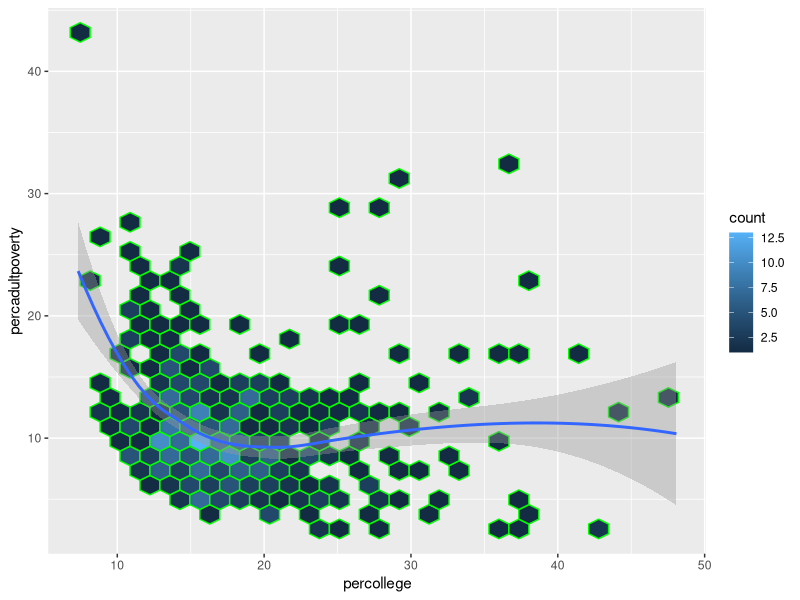
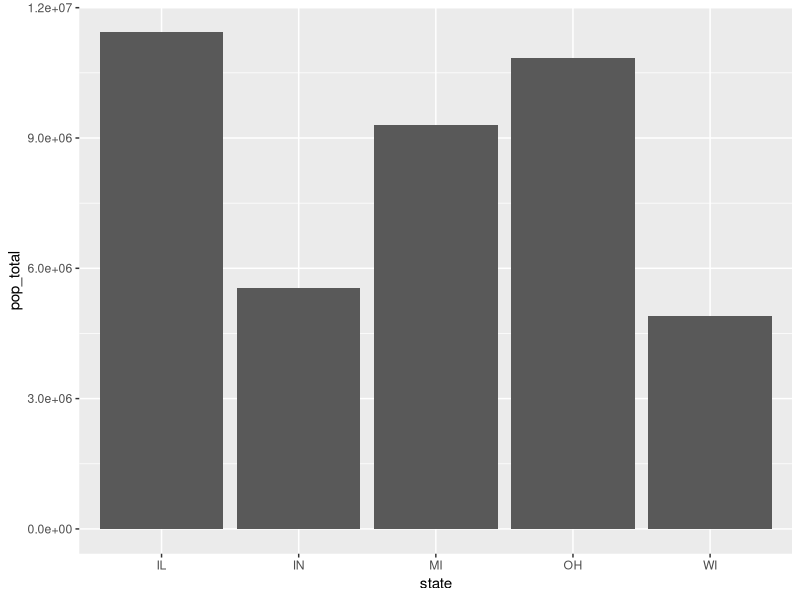
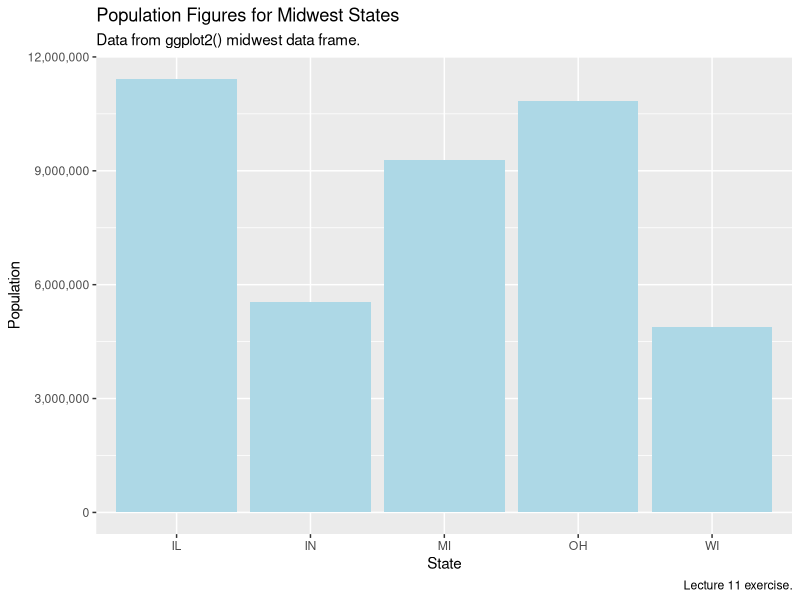

The R script that drew these images, in order:
## ---- chunk 1
knitr::opts_chunk$set(echo = FALSE)
library(tidyverse)
## ---- chunk 2
summary(cars)
## ---- chunk 3
#dot plot of percollege vs peradultpoverty showing the trend line
plot <- ggplot(data = midwest) +
  geom_hex(mapping = aes(
    x = percollege,
    y = percadultpoverty
  ), color = "green") +
    geom_smooth(mapping = aes(
      x = percollege,
      y = percadultpoverty
    ))
plot


#creating an aesthetic mapping for x and y-axis
point_mapping <- aes(x = midwest$percollege, y = midwest$percadultpoverty)
point_mapping

#using aestheric mapping to create points 
points <- geom_point(mapping = point_mapping)

# adds points to the plot
plot <- plot + points


#wrangling data
by_state <- midwest %>% 
  group_by(state) %>% 
  summarize(pop_total = sum(poptotal))
by_state

#bar chart
plot <- ggplot(data = by_state) +
  geom_col(
    mapping = aes(
    x = state,
    y = pop_total
  ))
plot

#making the chart blue
plot3 <- ggplot(data = by_state) +
  geom_col(
    mapping = aes(
    x = state,
    y = pop_total
  ),
fill = "lightblue"
) + 
  scale_y_continuous(labels = scales :: comma) +
  labs(
    x = "State",
    y = "Population",
    title = "Population Figures for Midwest States",
    subtitle = "Data from ggplot2() midwest data frame.",
    caption = "Lecture 11 exercise.",
    alt = "Population Figures for Midwest Stats"
  )
plot3

